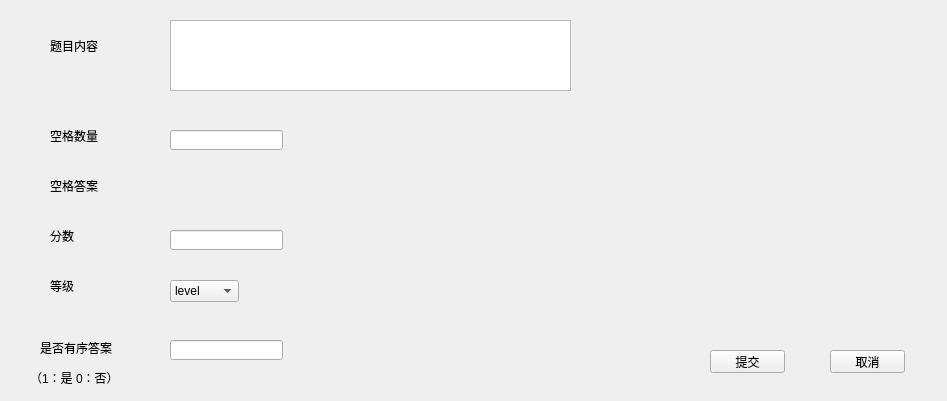
<?xml version="1.0" encoding="UTF-8"?>
<ui version="4.0">
 <class>Dialog_filladd</class>
 <widget class="QDialog" name="Dialog_filladd">
  <property name="geometry">
   <rect>
    <x>0</x>
    <y>0</y>
    <width>947</width>
    <height>401</height>
   </rect>
  </property>
  <property name="windowTitle">
   <string>填空题添加</string>
  </property>
  <widget class="QLineEdit" name="lineEdit_2">
   <property name="geometry">
    <rect>
     <x>170</x>
     <y>130</y>
     <width>113</width>
     <height>20</height>
    </rect>
   </property>
  </widget>
  <widget class="QLineEdit" name="lineEdit_3">
   <property name="geometry">
    <rect>
     <x>170</x>
     <y>230</y>
     <width>113</width>
     <height>20</height>
    </rect>
   </property>
  </widget>
  <widget class="QComboBox" name="comboBox">
   <property name="geometry">
    <rect>
     <x>170</x>
     <y>280</y>
     <width>69</width>
     <height>22</height>
    </rect>
   </property>
   <item>
    <property name="text">
     <string>level</string>
    </property>
   </item>
   <item>
    <property name="text">
     <string>1</string>
    </property>
   </item>
   <item>
    <property name="text">
     <string>2</string>
    </property>
   </item>
   <item>
    <property name="text">
     <string>3</string>
    </property>
   </item>
   <item>
    <property name="text">
     <string>4</string>
    </property>
   </item>
   <item>
    <property name="text">
     <string>5</string>
    </property>
   </item>
  </widget>
  <widget class="QLabel" name="label">
   <property name="geometry">
    <rect>
     <x>50</x>
     <y>40</y>
     <width>54</width>
     <height>12</height>
    </rect>
   </property>
   <property name="text">
    <string>题目内容</string>
   </property>
  </widget>
  <widget class="QLabel" name="label_2">
   <property name="geometry">
    <rect>
     <x>50</x>
     <y>130</y>
     <width>54</width>
     <height>12</height>
    </rect>
   </property>
   <property name="text">
    <string>空格数量</string>
   </property>
  </widget>
  <widget class="QLabel" name="label_3">
   <property name="geometry">
    <rect>
     <x>50</x>
     <y>230</y>
     <width>54</width>
     <height>12</height>
    </rect>
   </property>
   <property name="text">
    <string>分数</string>
   </property>
  </widget>
  <widget class="QTextEdit" name="textEdit">
   <property name="geometry">
    <rect>
     <x>170</x>
     <y>20</y>
     <width>401</width>
     <height>71</height>
    </rect>
   </property>
  </widget>
  <widget class="QLabel" name="label_4">
   <property name="geometry">
    <rect>
     <x>50</x>
     <y>280</y>
     <width>54</width>
     <height>12</height>
    </rect>
   </property>
   <property name="text">
    <string>等级</string>
   </property>
  </widget>
  <widget class="QPushButton" name="pushButton">
   <property name="geometry">
    <rect>
     <x>710</x>
     <y>350</y>
     <width>75</width>
     <height>23</height>
    </rect>
   </property>
   <property name="text">
    <string>提交</string>
   </property>
   <property name="autoDefault">
    <bool>false</bool>
   </property>
  </widget>
  <widget class="QPushButton" name="pushButton_2">
   <property name="geometry">
    <rect>
     <x>830</x>
     <y>350</y>
     <width>75</width>
     <height>23</height>
    </rect>
   </property>
   <property name="text">
    <string>取消</string>
   </property>
   <property name="autoDefault">
    <bool>false</bool>
   </property>
  </widget>
  <widget class="QLabel" name="label_5">
   <property name="geometry">
    <rect>
     <x>50</x>
     <y>180</y>
     <width>54</width>
     <height>12</height>
    </rect>
   </property>
   <property name="text">
    <string>空格答案</string>
   </property>
  </widget>
  <widget class="QLabel" name="label_6">
   <property name="geometry">
    <rect>
     <x>40</x>
     <y>340</y>
     <width>81</width>
     <height>16</height>
    </rect>
   </property>
   <property name="text">
    <string>是否有序答案</string>
   </property>
  </widget>
  <widget class="QLineEdit" name="lineEdit">
   <property name="geometry">
    <rect>
     <x>170</x>
     <y>340</y>
     <width>113</width>
     <height>20</height>
    </rect>
   </property>
  </widget>
  <widget class="QLabel" name="label_7">
   <property name="geometry">
    <rect>
     <x>30</x>
     <y>370</y>
     <width>91</width>
     <height>16</height>
    </rect>
   </property>
   <property name="text">
    <string>（1：是 0：否）</string>
   </property>
  </widget>
 </widget>
 <resources/>
 <connections/>
</ui>
